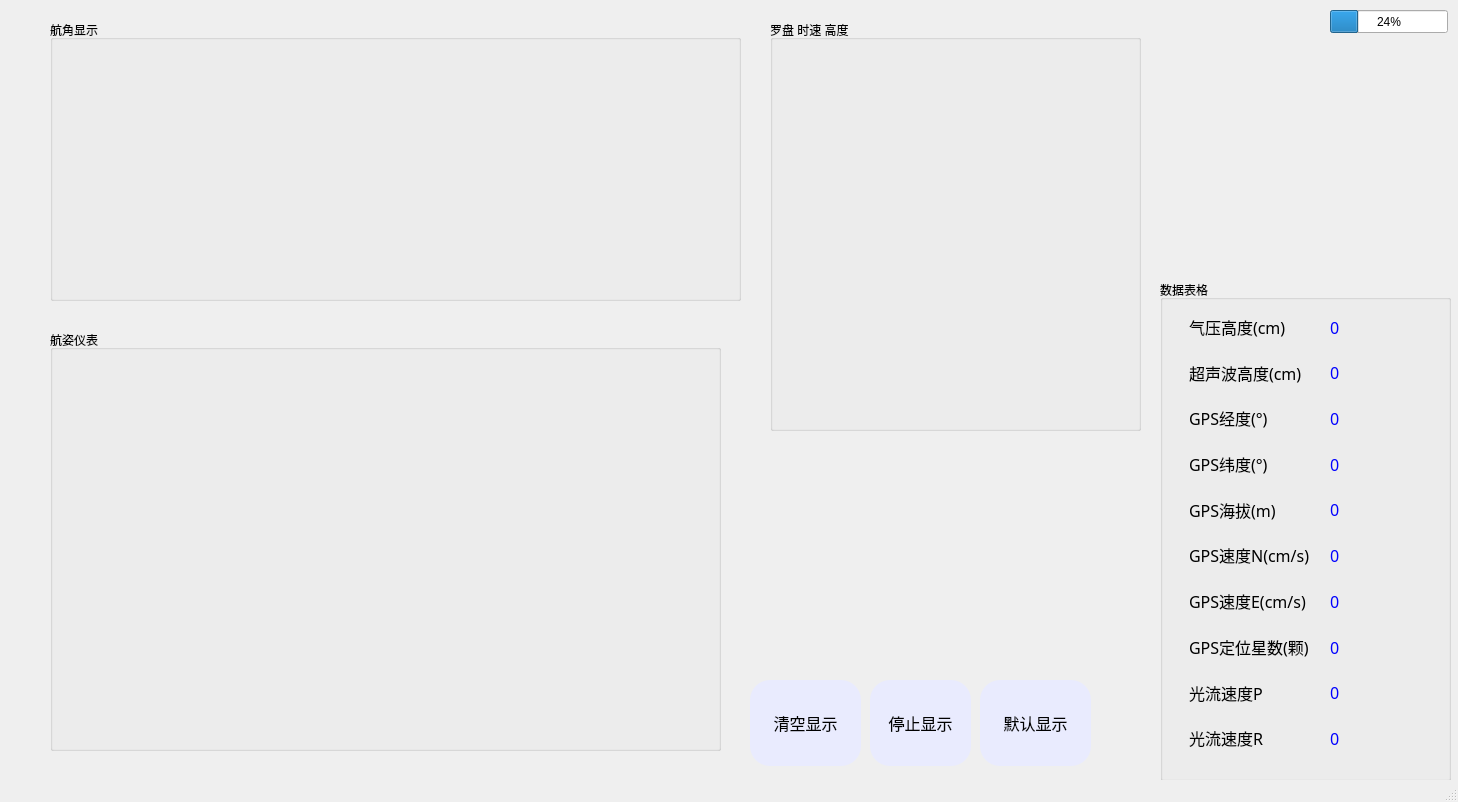
<?xml version="1.0" encoding="UTF-8"?>
<ui version="4.0">
 <class>MainWindow</class>
 <widget class="QMainWindow" name="MainWindow">
  <property name="geometry">
   <rect>
    <x>0</x>
    <y>0</y>
    <width>1458</width>
    <height>802</height>
   </rect>
  </property>
  <property name="windowTitle">
   <string>MainWindow</string>
  </property>
  <widget class="QWidget" name="centralwidget">
   <widget class="GaugeCompassPan" name="YawCompass">
    <property name="geometry">
     <rect>
      <x>500</x>
      <y>40</y>
      <width>200</width>
      <height>200</height>
     </rect>
    </property>
   </widget>
   <widget class="QProgressBar" name="Battery_level_display">
    <property name="geometry">
     <rect>
      <x>1330</x>
      <y>10</y>
      <width>118</width>
      <height>23</height>
     </rect>
    </property>
    <property name="value">
     <number>24</number>
    </property>
   </widget>
   <widget class="GaugeCompassPan" name="PitchCompass">
    <property name="geometry">
     <rect>
      <x>60</x>
      <y>40</y>
      <width>200</width>
      <height>200</height>
     </rect>
    </property>
   </widget>
   <widget class="GaugeCompassPan" name="RollCompass">
    <property name="geometry">
     <rect>
      <x>280</x>
      <y>40</y>
      <width>200</width>
      <height>200</height>
     </rect>
    </property>
   </widget>
   <widget class="QwtTextLabel" name="Pitch_TextLabel">
    <property name="geometry">
     <rect>
      <x>110</x>
      <y>260</y>
      <width>100</width>
      <height>20</height>
     </rect>
    </property>
   </widget>
   <widget class="QwtTextLabel" name="Roll_TextLabel">
    <property name="geometry">
     <rect>
      <x>330</x>
      <y>260</y>
      <width>100</width>
      <height>20</height>
     </rect>
    </property>
   </widget>
   <widget class="QwtTextLabel" name="Yaw_TextLabel">
    <property name="geometry">
     <rect>
      <x>550</x>
      <y>260</y>
      <width>100</width>
      <height>20</height>
     </rect>
    </property>
   </widget>
   <widget class="QGroupBox" name="a_groupBox">
    <property name="geometry">
     <rect>
      <x>50</x>
      <y>20</y>
      <width>691</width>
      <height>281</height>
     </rect>
    </property>
    <property name="title">
     <string>航角显示</string>
    </property>
   </widget>
   <widget class="QGroupBox" name="b_groupBox">
    <property name="geometry">
     <rect>
      <x>770</x>
      <y>20</y>
      <width>371</width>
      <height>411</height>
     </rect>
    </property>
    <property name="title">
     <string>罗盘 时速 高度</string>
    </property>
    <widget class="GaugeCompass" name="compass">
     <property name="geometry">
      <rect>
       <x>70</x>
       <y>30</y>
       <width>161</width>
       <height>161</height>
      </rect>
     </property>
    </widget>
    <widget class="GaugeArc" name="speedometer">
     <property name="geometry">
      <rect>
       <x>50</x>
       <y>200</y>
       <width>200</width>
       <height>200</height>
      </rect>
     </property>
    </widget>
    <widget class="QwtTextLabel" name="heights_TextLabel">
     <property name="geometry">
      <rect>
       <x>260</x>
       <y>370</y>
       <width>100</width>
       <height>20</height>
      </rect>
     </property>
    </widget>
    <widget class="RulerBar" name="altimeter">
     <property name="geometry">
      <rect>
       <x>260</x>
       <y>10</y>
       <width>100</width>
       <height>350</height>
      </rect>
     </property>
    </widget>
    <zorder>speedometer</zorder>
    <zorder>compass</zorder>
    <zorder>altimeter</zorder>
    <zorder>heights_TextLabel</zorder>
   </widget>
   <widget class="QGroupBox" name="c_groupBox">
    <property name="geometry">
     <rect>
      <x>50</x>
      <y>330</y>
      <width>671</width>
      <height>421</height>
     </rect>
    </property>
    <property name="title">
     <string>航姿仪表</string>
    </property>
    <widget class="RulerLine" name="rulerLine">
     <property name="geometry">
      <rect>
       <x>20</x>
       <y>40</y>
       <width>513</width>
       <height>100</height>
      </rect>
     </property>
     <property name="sizePolicy">
      <sizepolicy hsizetype="Expanding" vsizetype="Fixed">
       <horstretch>0</horstretch>
       <verstretch>0</verstretch>
      </sizepolicy>
     </property>
     <property name="maximumSize">
      <size>
       <width>16777215</width>
       <height>100</height>
      </size>
     </property>
     <property name="font">
      <font>
       <family>Arial</family>
       <pointsize>8</pointsize>
      </font>
     </property>
     <property name="minValue">
      <double>0.000000000000000</double>
     </property>
     <property name="maxValue">
      <double>360.000000000000000</double>
     </property>
     <property name="value">
      <double>180.000000000000000</double>
     </property>
     <property name="longStep">
      <number>30</number>
     </property>
     <property name="shortStep">
      <number>5</number>
     </property>
     <property name="space">
      <number>10</number>
     </property>
     <property name="animation">
      <bool>false</bool>
     </property>
     <property name="pointerColor">
      <color alpha="100">
       <red>100</red>
       <green>184</green>
       <blue>255</blue>
      </color>
     </property>
    </widget>
    <widget class="GaugePlane" name="gaugePlane">
     <property name="geometry">
      <rect>
       <x>110</x>
       <y>160</y>
       <width>341</width>
       <height>241</height>
      </rect>
     </property>
    </widget>
    <widget class="RulerBar" name="rulerBar">
     <property name="geometry">
      <rect>
       <x>550</x>
       <y>20</y>
       <width>100</width>
       <height>391</height>
      </rect>
     </property>
     <property name="sizePolicy">
      <sizepolicy hsizetype="Fixed" vsizetype="Expanding">
       <horstretch>0</horstretch>
       <verstretch>0</verstretch>
      </sizepolicy>
     </property>
     <property name="maximumSize">
      <size>
       <width>16777215</width>
       <height>16777215</height>
      </size>
     </property>
     <property name="minValue">
      <double>-100.000000000000000</double>
     </property>
     <property name="value">
      <double>0.000000000000000</double>
     </property>
     <property name="precision">
      <number>0</number>
     </property>
     <property name="longStep">
      <number>10</number>
     </property>
     <property name="shortStep">
      <number>1</number>
     </property>
     <property name="space">
      <number>20</number>
     </property>
     <property name="animation">
      <bool>false</bool>
     </property>
     <property name="bgColorStart">
      <color>
       <red>0</red>
       <green>170</green>
       <blue>0</blue>
      </color>
     </property>
     <property name="bgColorEnd">
      <color>
       <red>170</red>
       <green>85</green>
       <blue>255</blue>
      </color>
     </property>
     <property name="lineColor">
      <color>
       <red>255</red>
       <green>255</green>
       <blue>255</blue>
      </color>
     </property>
     <property name="barBgColor">
      <color>
       <red>255</red>
       <green>255</green>
       <blue>255</blue>
      </color>
     </property>
     <property name="barColor">
      <color>
       <red>170</red>
       <green>255</green>
       <blue>255</blue>
      </color>
     </property>
    </widget>
    <zorder>rulerBar</zorder>
    <zorder>rulerLine</zorder>
    <zorder>gaugePlane</zorder>
   </widget>
   <widget class="QwtPlot" name="qwtPlot">
    <property name="geometry">
     <rect>
      <x>750</x>
      <y>440</y>
      <width>351</width>
      <height>234</height>
     </rect>
    </property>
    <property name="sizePolicy">
     <sizepolicy hsizetype="Expanding" vsizetype="Expanding">
      <horstretch>0</horstretch>
      <verstretch>0</verstretch>
     </sizepolicy>
    </property>
    <property name="styleSheet">
     <string>QLabel
{ 
	color: rgb(0, 0, 0); 
} </string>
    </property>
    <property name="autoReplot">
     <bool>false</bool>
    </property>
   </widget>
   <widget class="QPushButton" name="clearwave">
    <property name="geometry">
     <rect>
      <x>750</x>
      <y>680</y>
      <width>111</width>
      <height>86</height>
     </rect>
    </property>
    <property name="sizePolicy">
     <sizepolicy hsizetype="Expanding" vsizetype="Expanding">
      <horstretch>0</horstretch>
      <verstretch>0</verstretch>
     </sizepolicy>
    </property>
    <property name="font">
     <font>
      <family>3ds</family>
      <pointsize>12</pointsize>
     </font>
    </property>
    <property name="styleSheet">
     <string notr="true">QPushButton 
{ 
	background-color: rgb(233,235,254); 
	border-radius: 20px; 
	color: rgb(0, 0, 0); 
} 
QPushButton:hover 
{ 
	background-color: rgb(200,235,254); 
}</string>
    </property>
    <property name="text">
     <string>清空显示</string>
    </property>
    <property name="icon">
     <iconset resource="../NGroundStation-master/Resources.qrc">
      <normaloff>:/image/clearwave.png</normaloff>:/image/clearwave.png</iconset>
    </property>
    <property name="iconSize">
     <size>
      <width>50</width>
      <height>50</height>
     </size>
    </property>
   </widget>
   <widget class="QPushButton" name="stopwave">
    <property name="geometry">
     <rect>
      <x>870</x>
      <y>680</y>
      <width>101</width>
      <height>86</height>
     </rect>
    </property>
    <property name="sizePolicy">
     <sizepolicy hsizetype="Expanding" vsizetype="Expanding">
      <horstretch>0</horstretch>
      <verstretch>0</verstretch>
     </sizepolicy>
    </property>
    <property name="font">
     <font>
      <family>3ds</family>
      <pointsize>12</pointsize>
     </font>
    </property>
    <property name="styleSheet">
     <string notr="true">QPushButton 
{ 
	background-color: rgb(233,235,254); 
	border-radius: 20px; 
	color: rgb(0, 0, 0); 
} 
QPushButton:hover 
{ 
	background-color: rgb(200,235,254); 
}</string>
    </property>
    <property name="text">
     <string>停止显示</string>
    </property>
    <property name="icon">
     <iconset resource="../NGroundStation-master/Resources.qrc">
      <normaloff>:/image/stopwave.png</normaloff>:/image/stopwave.png</iconset>
    </property>
    <property name="iconSize">
     <size>
      <width>50</width>
      <height>50</height>
     </size>
    </property>
   </widget>
   <widget class="QPushButton" name="defaultwave">
    <property name="geometry">
     <rect>
      <x>980</x>
      <y>680</y>
      <width>111</width>
      <height>86</height>
     </rect>
    </property>
    <property name="sizePolicy">
     <sizepolicy hsizetype="Expanding" vsizetype="Expanding">
      <horstretch>0</horstretch>
      <verstretch>0</verstretch>
     </sizepolicy>
    </property>
    <property name="font">
     <font>
      <family>3ds</family>
      <pointsize>12</pointsize>
     </font>
    </property>
    <property name="styleSheet">
     <string notr="true">QPushButton 
{ 
	background-color: rgb(233,235,254); 
	border-radius: 20px; 
	color: rgb(0, 0, 0); 
} 
QPushButton:hover 
{ 
	background-color: rgb(200,235,254); 
}</string>
    </property>
    <property name="text">
     <string>默认显示</string>
    </property>
    <property name="icon">
     <iconset resource="../NGroundStation-master/Resources.qrc">
      <normaloff>:/image/defaultwave.png</normaloff>:/image/defaultwave.png</iconset>
    </property>
    <property name="iconSize">
     <size>
      <width>50</width>
      <height>50</height>
     </size>
    </property>
   </widget>
   <widget class="QGroupBox" name="d_groupBox">
    <property name="geometry">
     <rect>
      <x>1160</x>
      <y>280</y>
      <width>291</width>
      <height>501</height>
     </rect>
    </property>
    <property name="title">
     <string>数据表格</string>
    </property>
    <widget class="QWidget" name="layoutWidget">
     <property name="geometry">
      <rect>
       <x>15</x>
       <y>27</y>
       <width>261</width>
       <height>451</height>
      </rect>
     </property>
     <layout class="QGridLayout" name="a_layout">
      <item row="2" column="1">
       <widget class="QLabel" name="gps_lng">
        <property name="sizePolicy">
         <sizepolicy hsizetype="Fixed" vsizetype="Expanding">
          <horstretch>0</horstretch>
          <verstretch>0</verstretch>
         </sizepolicy>
        </property>
        <property name="minimumSize">
         <size>
          <width>90</width>
          <height>0</height>
         </size>
        </property>
        <property name="font">
         <font>
          <family>3ds</family>
          <pointsize>12</pointsize>
         </font>
        </property>
        <property name="styleSheet">
         <string notr="true">QLabel
{ 
	color: rgb(0, 0, 255); 
} </string>
        </property>
        <property name="text">
         <string>0</string>
        </property>
       </widget>
      </item>
      <item row="5" column="0">
       <widget class="QLabel" name="label_40">
        <property name="sizePolicy">
         <sizepolicy hsizetype="Fixed" vsizetype="Expanding">
          <horstretch>0</horstretch>
          <verstretch>0</verstretch>
         </sizepolicy>
        </property>
        <property name="minimumSize">
         <size>
          <width>0</width>
          <height>0</height>
         </size>
        </property>
        <property name="font">
         <font>
          <family>3ds</family>
          <pointsize>12</pointsize>
         </font>
        </property>
        <property name="styleSheet">
         <string notr="true">QLabel
{ 
	color: rgb(0, 0, 0); 
} </string>
        </property>
        <property name="text">
         <string>GPS速度N(cm/s)</string>
        </property>
        <property name="alignment">
         <set>Qt::AlignLeading|Qt::AlignLeft|Qt::AlignVCenter</set>
        </property>
       </widget>
      </item>
      <item row="6" column="0">
       <widget class="QLabel" name="label_41">
        <property name="sizePolicy">
         <sizepolicy hsizetype="Fixed" vsizetype="Expanding">
          <horstretch>0</horstretch>
          <verstretch>0</verstretch>
         </sizepolicy>
        </property>
        <property name="minimumSize">
         <size>
          <width>0</width>
          <height>0</height>
         </size>
        </property>
        <property name="font">
         <font>
          <family>3ds</family>
          <pointsize>12</pointsize>
         </font>
        </property>
        <property name="styleSheet">
         <string notr="true">QLabel
{ 
	color: rgb(0, 0, 0); 
} </string>
        </property>
        <property name="text">
         <string>GPS速度E(cm/s)</string>
        </property>
        <property name="alignment">
         <set>Qt::AlignLeading|Qt::AlignLeft|Qt::AlignVCenter</set>
        </property>
       </widget>
      </item>
      <item row="0" column="0">
       <widget class="QLabel" name="label_45">
        <property name="sizePolicy">
         <sizepolicy hsizetype="Fixed" vsizetype="Expanding">
          <horstretch>0</horstretch>
          <verstretch>0</verstretch>
         </sizepolicy>
        </property>
        <property name="minimumSize">
         <size>
          <width>0</width>
          <height>0</height>
         </size>
        </property>
        <property name="font">
         <font>
          <family>3ds</family>
          <pointsize>12</pointsize>
         </font>
        </property>
        <property name="styleSheet">
         <string notr="true">QLabel
{ 
	color: rgb(0, 0, 0); 
} </string>
        </property>
        <property name="text">
         <string>气压高度(cm)</string>
        </property>
        <property name="alignment">
         <set>Qt::AlignLeading|Qt::AlignLeft|Qt::AlignVCenter</set>
        </property>
       </widget>
      </item>
      <item row="8" column="0">
       <widget class="QLabel" name="label_54">
        <property name="sizePolicy">
         <sizepolicy hsizetype="Fixed" vsizetype="Expanding">
          <horstretch>0</horstretch>
          <verstretch>0</verstretch>
         </sizepolicy>
        </property>
        <property name="minimumSize">
         <size>
          <width>0</width>
          <height>0</height>
         </size>
        </property>
        <property name="font">
         <font>
          <family>3ds</family>
          <pointsize>12</pointsize>
         </font>
        </property>
        <property name="styleSheet">
         <string notr="true">QLabel
{ 
	color: rgb(0, 0, 0); 
} </string>
        </property>
        <property name="text">
         <string>光流速度P</string>
        </property>
        <property name="alignment">
         <set>Qt::AlignLeading|Qt::AlignLeft|Qt::AlignVCenter</set>
        </property>
       </widget>
      </item>
      <item row="4" column="0">
       <widget class="QLabel" name="label_44">
        <property name="sizePolicy">
         <sizepolicy hsizetype="Fixed" vsizetype="Expanding">
          <horstretch>0</horstretch>
          <verstretch>0</verstretch>
         </sizepolicy>
        </property>
        <property name="minimumSize">
         <size>
          <width>0</width>
          <height>0</height>
         </size>
        </property>
        <property name="font">
         <font>
          <family>3ds</family>
          <pointsize>12</pointsize>
         </font>
        </property>
        <property name="styleSheet">
         <string notr="true">QLabel
{ 
	color: rgb(0, 0, 0); 
} </string>
        </property>
        <property name="text">
         <string>GPS海拔(m)</string>
        </property>
        <property name="alignment">
         <set>Qt::AlignLeading|Qt::AlignLeft|Qt::AlignVCenter</set>
        </property>
       </widget>
      </item>
      <item row="7" column="0">
       <widget class="QLabel" name="label_42">
        <property name="sizePolicy">
         <sizepolicy hsizetype="Fixed" vsizetype="Expanding">
          <horstretch>0</horstretch>
          <verstretch>0</verstretch>
         </sizepolicy>
        </property>
        <property name="minimumSize">
         <size>
          <width>0</width>
          <height>0</height>
         </size>
        </property>
        <property name="font">
         <font>
          <family>3ds</family>
          <pointsize>12</pointsize>
         </font>
        </property>
        <property name="styleSheet">
         <string notr="true">QLabel
{ 
	color: rgb(0, 0, 0); 
} </string>
        </property>
        <property name="text">
         <string>GPS定位星数(颗)</string>
        </property>
        <property name="alignment">
         <set>Qt::AlignLeading|Qt::AlignLeft|Qt::AlignVCenter</set>
        </property>
       </widget>
      </item>
      <item row="2" column="0">
       <widget class="QLabel" name="label_39">
        <property name="sizePolicy">
         <sizepolicy hsizetype="Fixed" vsizetype="Expanding">
          <horstretch>0</horstretch>
          <verstretch>0</verstretch>
         </sizepolicy>
        </property>
        <property name="minimumSize">
         <size>
          <width>0</width>
          <height>0</height>
         </size>
        </property>
        <property name="font">
         <font>
          <family>3ds</family>
          <pointsize>12</pointsize>
         </font>
        </property>
        <property name="styleSheet">
         <string notr="true">QLabel
{ 
	color: rgb(0, 0, 0); 
} </string>
        </property>
        <property name="text">
         <string>GPS经度(°)</string>
        </property>
        <property name="alignment">
         <set>Qt::AlignLeading|Qt::AlignLeft|Qt::AlignVCenter</set>
        </property>
       </widget>
      </item>
      <item row="3" column="1">
       <widget class="QLabel" name="gps_lat">
        <property name="sizePolicy">
         <sizepolicy hsizetype="Fixed" vsizetype="Expanding">
          <horstretch>0</horstretch>
          <verstretch>0</verstretch>
         </sizepolicy>
        </property>
        <property name="minimumSize">
         <size>
          <width>0</width>
          <height>0</height>
         </size>
        </property>
        <property name="font">
         <font>
          <family>3ds</family>
          <pointsize>12</pointsize>
         </font>
        </property>
        <property name="styleSheet">
         <string notr="true">QLabel
{ 
	color: rgb(0, 0, 255); 
} </string>
        </property>
        <property name="text">
         <string>0</string>
        </property>
       </widget>
      </item>
      <item row="4" column="1">
       <widget class="QLabel" name="gps_alt">
        <property name="sizePolicy">
         <sizepolicy hsizetype="Fixed" vsizetype="Expanding">
          <horstretch>0</horstretch>
          <verstretch>0</verstretch>
         </sizepolicy>
        </property>
        <property name="minimumSize">
         <size>
          <width>0</width>
          <height>0</height>
         </size>
        </property>
        <property name="font">
         <font>
          <family>3ds</family>
          <pointsize>12</pointsize>
         </font>
        </property>
        <property name="styleSheet">
         <string notr="true">QLabel
{ 
	color: rgb(0, 0, 255); 
} </string>
        </property>
        <property name="text">
         <string>0</string>
        </property>
       </widget>
      </item>
      <item row="7" column="1">
       <widget class="QLabel" name="numsv">
        <property name="sizePolicy">
         <sizepolicy hsizetype="Fixed" vsizetype="Expanding">
          <horstretch>0</horstretch>
          <verstretch>0</verstretch>
         </sizepolicy>
        </property>
        <property name="minimumSize">
         <size>
          <width>0</width>
          <height>0</height>
         </size>
        </property>
        <property name="font">
         <font>
          <family>3ds</family>
          <pointsize>12</pointsize>
         </font>
        </property>
        <property name="styleSheet">
         <string notr="true">QLabel
{ 
	color: rgb(0, 0, 255); 
} </string>
        </property>
        <property name="text">
         <string>0</string>
        </property>
       </widget>
      </item>
      <item row="3" column="0">
       <widget class="QLabel" name="label_38">
        <property name="sizePolicy">
         <sizepolicy hsizetype="Fixed" vsizetype="Expanding">
          <horstretch>0</horstretch>
          <verstretch>0</verstretch>
         </sizepolicy>
        </property>
        <property name="minimumSize">
         <size>
          <width>0</width>
          <height>0</height>
         </size>
        </property>
        <property name="font">
         <font>
          <family>3ds</family>
          <pointsize>12</pointsize>
         </font>
        </property>
        <property name="styleSheet">
         <string notr="true">QLabel
{ 
	color: rgb(0, 0, 0); 
} </string>
        </property>
        <property name="text">
         <string>GPS纬度(°)</string>
        </property>
        <property name="alignment">
         <set>Qt::AlignLeading|Qt::AlignLeft|Qt::AlignVCenter</set>
        </property>
       </widget>
      </item>
      <item row="5" column="1">
       <widget class="QLabel" name="gps_vel_n">
        <property name="sizePolicy">
         <sizepolicy hsizetype="Fixed" vsizetype="Expanding">
          <horstretch>0</horstretch>
          <verstretch>0</verstretch>
         </sizepolicy>
        </property>
        <property name="minimumSize">
         <size>
          <width>0</width>
          <height>0</height>
         </size>
        </property>
        <property name="font">
         <font>
          <family>3ds</family>
          <pointsize>12</pointsize>
         </font>
        </property>
        <property name="styleSheet">
         <string notr="true">QLabel
{ 
	color: rgb(0, 0, 255); 
} </string>
        </property>
        <property name="text">
         <string>0</string>
        </property>
       </widget>
      </item>
      <item row="0" column="1">
       <widget class="QLabel" name="baro_alt">
        <property name="sizePolicy">
         <sizepolicy hsizetype="Fixed" vsizetype="Expanding">
          <horstretch>0</horstretch>
          <verstretch>0</verstretch>
         </sizepolicy>
        </property>
        <property name="minimumSize">
         <size>
          <width>0</width>
          <height>0</height>
         </size>
        </property>
        <property name="font">
         <font>
          <family>3ds</family>
          <pointsize>12</pointsize>
         </font>
        </property>
        <property name="styleSheet">
         <string notr="true">QLabel
{ 
	color: rgb(0, 0, 255); 
} </string>
        </property>
        <property name="text">
         <string>0</string>
        </property>
       </widget>
      </item>
      <item row="1" column="0">
       <widget class="QLabel" name="label_43">
        <property name="sizePolicy">
         <sizepolicy hsizetype="Fixed" vsizetype="Expanding">
          <horstretch>0</horstretch>
          <verstretch>0</verstretch>
         </sizepolicy>
        </property>
        <property name="minimumSize">
         <size>
          <width>0</width>
          <height>0</height>
         </size>
        </property>
        <property name="font">
         <font>
          <family>3ds</family>
          <pointsize>12</pointsize>
         </font>
        </property>
        <property name="styleSheet">
         <string notr="true">QLabel
{ 
	color: rgb(0, 0, 0); 
} </string>
        </property>
        <property name="text">
         <string>超声波高度(cm)</string>
        </property>
        <property name="alignment">
         <set>Qt::AlignLeading|Qt::AlignLeft|Qt::AlignVCenter</set>
        </property>
       </widget>
      </item>
      <item row="9" column="1">
       <widget class="QLabel" name="opt_vel_r">
        <property name="sizePolicy">
         <sizepolicy hsizetype="Fixed" vsizetype="Expanding">
          <horstretch>0</horstretch>
          <verstretch>0</verstretch>
         </sizepolicy>
        </property>
        <property name="minimumSize">
         <size>
          <width>0</width>
          <height>0</height>
         </size>
        </property>
        <property name="font">
         <font>
          <family>3ds</family>
          <pointsize>12</pointsize>
         </font>
        </property>
        <property name="styleSheet">
         <string notr="true">QLabel
{ 
	color: rgb(0, 0, 255); 
} </string>
        </property>
        <property name="text">
         <string>0</string>
        </property>
       </widget>
      </item>
      <item row="9" column="0">
       <widget class="QLabel" name="label_56">
        <property name="sizePolicy">
         <sizepolicy hsizetype="Fixed" vsizetype="Expanding">
          <horstretch>0</horstretch>
          <verstretch>0</verstretch>
         </sizepolicy>
        </property>
        <property name="minimumSize">
         <size>
          <width>0</width>
          <height>0</height>
         </size>
        </property>
        <property name="font">
         <font>
          <family>3ds</family>
          <pointsize>12</pointsize>
         </font>
        </property>
        <property name="styleSheet">
         <string notr="true">QLabel
{ 
	color: rgb(0, 0, 0); 
} </string>
        </property>
        <property name="text">
         <string>光流速度R</string>
        </property>
        <property name="alignment">
         <set>Qt::AlignLeading|Qt::AlignLeft|Qt::AlignVCenter</set>
        </property>
       </widget>
      </item>
      <item row="6" column="1">
       <widget class="QLabel" name="gps_vel_e">
        <property name="sizePolicy">
         <sizepolicy hsizetype="Fixed" vsizetype="Expanding">
          <horstretch>0</horstretch>
          <verstretch>0</verstretch>
         </sizepolicy>
        </property>
        <property name="minimumSize">
         <size>
          <width>0</width>
          <height>0</height>
         </size>
        </property>
        <property name="font">
         <font>
          <family>3ds</family>
          <pointsize>12</pointsize>
         </font>
        </property>
        <property name="styleSheet">
         <string notr="true">QLabel
{ 
	color: rgb(0, 0, 255); 
} </string>
        </property>
        <property name="text">
         <string>0</string>
        </property>
       </widget>
      </item>
      <item row="1" column="1">
       <widget class="QLabel" name="ult_alt">
        <property name="sizePolicy">
         <sizepolicy hsizetype="Fixed" vsizetype="Expanding">
          <horstretch>0</horstretch>
          <verstretch>0</verstretch>
         </sizepolicy>
        </property>
        <property name="minimumSize">
         <size>
          <width>0</width>
          <height>0</height>
         </size>
        </property>
        <property name="font">
         <font>
          <family>3ds</family>
          <pointsize>12</pointsize>
         </font>
        </property>
        <property name="styleSheet">
         <string notr="true">QLabel
{ 
	color: rgb(0, 0, 255); 
} </string>
        </property>
        <property name="text">
         <string>0</string>
        </property>
       </widget>
      </item>
      <item row="8" column="1">
       <widget class="QLabel" name="opt_vel_p">
        <property name="sizePolicy">
         <sizepolicy hsizetype="Fixed" vsizetype="Expanding">
          <horstretch>0</horstretch>
          <verstretch>0</verstretch>
         </sizepolicy>
        </property>
        <property name="minimumSize">
         <size>
          <width>0</width>
          <height>0</height>
         </size>
        </property>
        <property name="font">
         <font>
          <family>3ds</family>
          <pointsize>12</pointsize>
         </font>
        </property>
        <property name="styleSheet">
         <string notr="true">QLabel
{ 
	color: rgb(0, 0, 255); 
} </string>
        </property>
        <property name="text">
         <string>0</string>
        </property>
       </widget>
      </item>
     </layout>
    </widget>
   </widget>
   <widget class="MagicFish" name="magicFish">
    <property name="geometry">
     <rect>
      <x>1210</x>
      <y>60</y>
      <width>200</width>
      <height>200</height>
     </rect>
    </property>
   </widget>
   <zorder>d_groupBox</zorder>
   <zorder>a_groupBox</zorder>
   <zorder>b_groupBox</zorder>
   <zorder>c_groupBox</zorder>
   <zorder>Battery_level_display</zorder>
   <zorder>Pitch_TextLabel</zorder>
   <zorder>Roll_TextLabel</zorder>
   <zorder>Yaw_TextLabel</zorder>
   <zorder>qwtPlot</zorder>
   <zorder>clearwave</zorder>
   <zorder>stopwave</zorder>
   <zorder>defaultwave</zorder>
   <zorder>PitchCompass</zorder>
   <zorder>RollCompass</zorder>
   <zorder>YawCompass</zorder>
   <zorder>magicFish</zorder>
  </widget>
  <widget class="QStatusBar" name="statusBar"/>
 </widget>
 <customwidgets>
  <customwidget>
   <class>GaugeArc</class>
   <extends>QWidget</extends>
   <header>gaugearc.h</header>
  </customwidget>
  <customwidget>
   <class>GaugeCompass</class>
   <extends>QWidget</extends>
   <header>gaugecompass.h</header>
  </customwidget>
  <customwidget>
   <class>GaugeCompassPan</class>
   <extends>QWidget</extends>
   <header>gaugecompasspan.h</header>
  </customwidget>
  <customwidget>
   <class>GaugePlane</class>
   <extends>QWidget</extends>
   <header>gaugeplane.h</header>
  </customwidget>
  <customwidget>
   <class>RulerBar</class>
   <extends>QWidget</extends>
   <header>rulerbar.h</header>
  </customwidget>
  <customwidget>
   <class>RulerLine</class>
   <extends>QWidget</extends>
   <header>rulerline.h</header>
  </customwidget>
  <customwidget>
   <class>MagicFish</class>
   <extends>QWidget</extends>
   <header>magicfish.h</header>
  </customwidget>
  <customwidget>
   <class>QwtPlot</class>
   <extends>QFrame</extends>
   <header>qwt_plot.h</header>
   <container>1</container>
  </customwidget>
  <customwidget>
   <class>QwtTextLabel</class>
   <extends>QFrame</extends>
   <header>qwt_text_label.h</header>
  </customwidget>
 </customwidgets>
 <resources>
  <include location="../NGroundStation-master/Resources.qrc"/>
 </resources>
 <connections/>
</ui>
